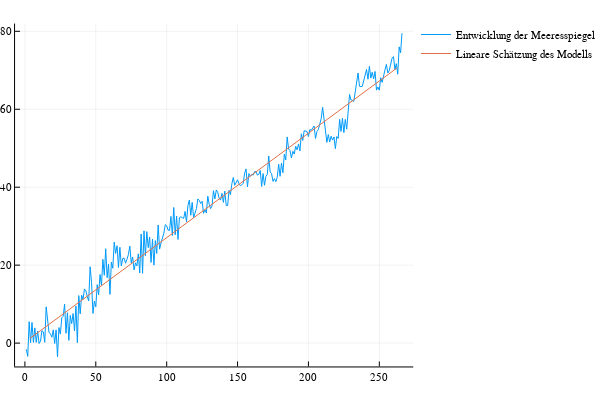

Here is the notebook cell this chart was saved with:
### Code cell
f(x) = coef(linearmodel)[2] * x + coef(linearmodel)[1]
plot!(f, 1, size(data)[1], label = "Lineare Schätzung des Modells")

### Figure 1 — Plotly figure (JSON) as saved in the notebook; plotly's stock layout.template omitted (floating-point values rounded to 4 significant figures; data arrays with more than 128 entries replaced by an {"elided": "..."} marker saying what was removed)
{"data": [{"colorbar": {"title": ""}, "hoverinfo": "text", "legendgroup": "Entwicklung der Meeresspiegel", "line": {"color": "rgba(0, 154, 250, 1.000)", "dash": "solid", "shape": "linear", "width": 1}, "mode": "lines", "name": "Entwicklung der Meeresspiegel", "showlegend": true, "text": {"elided": "266 null values"}, "type": "scatter", "x": {"elided": "266 int values"}, "xaxis": "x1", "y": {"elided": "266 float values"}, "yaxis": "y1", "zmax": 0.1, "zmin": -0.1}, {"colorbar": {"title": ""}, "hoverinfo": "text", "legendgroup": "Lineare Schätzung des Modells", "line": {"color": "rgba(227, 111, 71, 1.000)", "dash": "solid", "shape": "linear", "width": 1}, "mode": "lines", "name": "Lineare Schätzung des Modells", "showlegend": true, "text": [null, null, null, null, null, null, null, null, null, null, null, null, null, null, null, null, null, null, null], "type": "scatter", "x": [3.588, 27.52, 41.9, 54.06, 67.26, 79.44, 92.49, 107.6, 121.1, 132.8, 145.7, 158.6, 172.9, 186.5, 200.7, 212.6, 227.1, 240.7, 262.6], "xaxis": "x1", "y": [1.215, 7.627, 11.48, 14.74, 18.28, 21.54, 25.04, 29.09, 32.69, 35.85, 39.3, 42.76, 46.59, 50.24, 54.02, 57.21, 61.11, 64.77, 70.63], "yaxis": "y1", "zmax": 0.1, "zmin": -0.1}], "layout": {"annotations": [], "height": 400, "legend": {"bgcolor": "rgba(255, 255, 255, 1.000)", "bordercolor": "rgba(0, 0, 0, 1.000)", "font": {"color": "rgba(0, 0, 0, 1.000)", "family": "sans-serif", "size": 11}, "tracegroupgap": 0, "x": 1, "y": 1}, "margin": {"b": 20, "l": 0, "r": 0, "t": 20}, "paper_bgcolor": "rgba(255, 255, 255, 1.000)", "plot_bgcolor": "rgba(255, 255, 255, 1.000)", "showlegend": true, "width": 600, "xaxis": {"anchor": "y1", "domain": [0.03619, 0.9934], "gridcolor": "rgba(0, 0, 0, 0.100)", "gridwidth": 0.5, "linecolor": "rgba(0, 0, 0, 1.000)", "mirror": false, "range": [-6.95, 273.9], "showgrid": true, "showline": true, "showticklabels": true, "tickangle": 0, "tickcolor": "rgb(0, 0, 0)", "tickfont": {"color": "rgba(0, 0, 0, 1.000)", "family": "sans-serif", "size": 11}, "tickmode": "array", "ticks": "inside", "ticktext": ["0", "50", "100", "150", "200", "250"], "tickvals": [0, 50, 100, 150, 200, 250], "title": "", "titlefont": {"color": "rgba(0, 0, 0, 1.000)", "family": "sans-serif", "size": 15}, "type": "-", "visible": true, "zeroline": false, "zerolinecolor": "rgba(0, 0, 0, 1.000)"}, "yaxis": {"anchor": "x1", "domain": [0.03762, 0.9902], "gridcolor": "rgba(0, 0, 0, 0.100)", "gridwidth": 0.5, "linecolor": "rgba(0, 0, 0, 1.000)", "mirror": false, "range": [-5.99, 81.99], "showgrid": true, "showline": true, "showticklabels": true, "tickangle": 0, "tickcolor": "rgb(0, 0, 0)", "tickfont": {"color": "rgba(0, 0, 0, 1.000)", "family": "sans-serif", "size": 11}, "tickmode": "array", "ticks": "inside", "ticktext": ["0", "20", "40", "60", "80"], "tickvals": [0, 20, 40, 60, 80], "title": "", "titlefont": {"color": "rgba(0, 0, 0, 1.000)", "family": "sans-serif", "size": 15}, "type": "-", "visible": true, "zeroline": false, "zerolinecolor": "rgba(0, 0, 0, 1.000)"}}}
